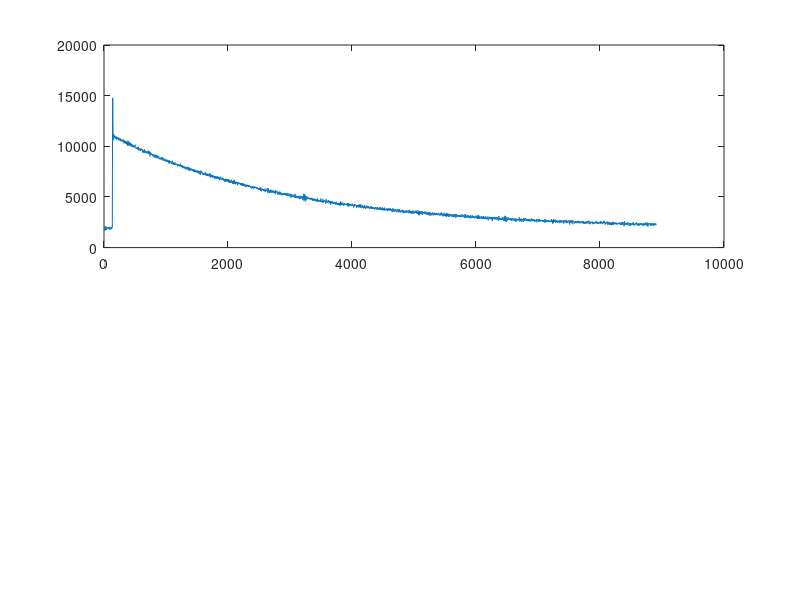

MATLAB code for this plot: (Note: this script raises an error after producing the figure.)
clc; close all; clear all;
load TPE_5_2.txt
data=TPE_5_2;
data=data';

SampleNo = 9000 ;
ts=linspace(0,SampleNo-1,SampleNo);

[Max_val,Index]=max(data);
expp=data(Index:end);
M=max(find(expp>=Max_val*0.3678));

figure(1)
subplot(2,1,1) % first subplot
plot(data)

%filter parameters
%pulse period
Tpprd = 0.1;
%clock period [usec]
Tclk = 1./125;
Tclkn = Tclk*1e-6;
%high pass filter differentiation constant
Taud = 3.5;
Taupk = 0.01;
Taupk_top = 50;
%val=Tclk/Taud;
val=1/M;
b10 = exp(-val);
na = (Taupk/Tclk);
nad = na-3;
nb = (Taupk_top+Taupk)/Tclk;
nbd = nb-3;
z = tf('z', Tclk);
% Trapezoidal filter Z-transfer function
A=(1-b10*z^-1);
B=( (1-z^-na)/(1-z^-1));
AB=A*B;
C=( (1-z^-nb)/(1-z^-1));
ABC=A*B*C;
D=z^-1/na;
hz1=A*B*C*D;
[hznum1, hzden1, Ts1] = tfdata(hz1,'v');

xf1=filter(hznum1,hzden1,data);
subplot(2,1,2) % second subplot
plot(xf1)
